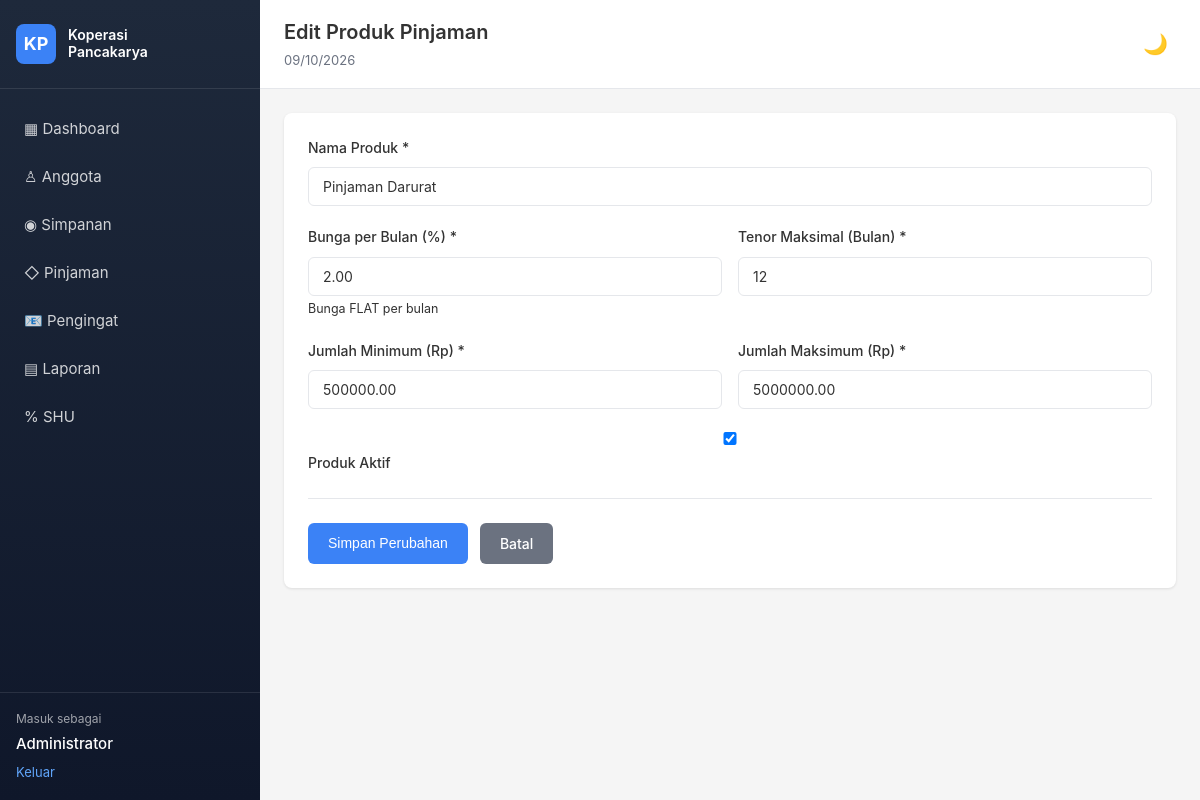
The app's page /pages/loan-products/form.php?id=3 (signed in) with its own data.
### tables this page shows
CREATE TABLE `loan_products` (
  `id` int(11) NOT NULL AUTO_INCREMENT,
  `name` varchar(100) NOT NULL,
  `interest_rate` decimal(5,2) NOT NULL COMMENT 'Bunga per bulan FLAT (%)',
  `max_tenor_months` int(11) NOT NULL,
  `min_amount` decimal(15,2) NOT NULL,
  `max_amount` decimal(15,2) NOT NULL,
  `is_active` tinyint(1) NOT NULL DEFAULT 1,
  `created_at` timestamp NOT NULL DEFAULT CURRENT_TIMESTAMP,
  `updated_at` timestamp NOT NULL DEFAULT CURRENT_TIMESTAMP ON UPDATE CURRENT_TIMESTAMP,
  PRIMARY KEY (`id`)
);

### config/database.php (called while the page is built, shortened)
<?php
function db(): mysqli
{
    static $db;
    if (!$db) {
        $db = new mysqli(DB_HOST, DB_USER, DB_PASS, DB_NAME);
        $db->set_charset('utf8mb4');
    }
    return $db;
}

### includes/functions.php (called while the page is built, shortened)
<?php
function e(mixed $value): string
{
    return htmlspecialchars((string) $value, ENT_QUOTES, 'UTF-8');
}
function url(string $path = ''): string
{
    return rtrim(APP_URL, '/') . '/' . ltrim($path, '/');
}

### pages/loan-products/form.php (the view, shortened to what this page needs)
<?php
require_once __DIR__ . '/../../config/database.php';
require_once __DIR__ . '/../../includes/functions.php';
$id = isset($_GET['id']) ? (int) $_GET['id'] : 0;
$is_edit = $id > 0;
if ($is_edit) {
    $stmt = db()->prepare('SELECT * FROM loan_products WHERE id = ?');
    $stmt->bind_param('i', $id);
    $stmt->execute();
    $product = $stmt->get_result()->fetch_assoc();
} else {
    $product = null;
    $title = 'Tambah Produk Pinjaman';
}
require __DIR__ . '/../../includes/header.php';
?>
<div class="card">
    <form method="post" class="form">
        <div class="form-group">
            <label for="name">Nama Produk *</label>
            <input type="text" id="name" name="name" value="<?= e($product['name'] ?? '') ?>" required>
        </div>
        <div class="form-row">
            <div class="form-group">
                <label for="interest_rate">Bunga per Bulan (%) *</label>
                <input type="number" id="interest_rate" name="interest_rate" step="0.01" min="0" value="<?= $product['interest_rate'] ?? '1.5' ?>" required>
                <small>Bunga FLAT per bulan</small>
            </div>
            <div class="form-group">
                <label for="max_tenor_months">Tenor Maksimal (Bulan) *</label>
                <input type="number" id="max_tenor_months" name="max_tenor_months" min="1" value="<?= $product['max_tenor_months'] ?? '12' ?>" required>
            </div>
        </div>
        <div class="form-row">
            <div class="form-group">
                <label for="min_amount">Jumlah Minimum (Rp) *</label>
                <input type="number" id="min_amount" name="min_amount" step="10000" min="0" value="<?= $product['min_amount'] ?? '1000000' ?>" required>
            </div>
            <div class="form-group">
                <label for="max_amount">Jumlah Maksimum (Rp) *</label>
                <input type="number" id="max_amount" name="max_amount" step="10000" min="0" value="<?= $product['max_amount'] ?? '20000000' ?>" required>
            </div>
        </div>
        <div class="form-group">
            <label>
                <input type="checkbox" name="is_active" value="1" <?= ($product['is_active'] ?? 1) ? 'checked' : '' ?>>
                Produk Aktif
            </label>
        </div>
        <div class="form-actions">
            <button type="submit" class="btn btn-primary"><?= $is_edit ? 'Simpan Perubahan' : 'Tambah Produk' ?></button>
            <a href="<?= url('pages/loan-products/index.php') ?>" class="btn btn-secondary">Batal</a>
        </div>
    </form>
</div>
<?php require __DIR__ . '/../../includes/footer.php'; ?>

### public/css/app.css (style rules this page uses)
:root { --page-bg: #f5f5f5; --surface: #ffffff; --surface-muted: #f9fafb; --border-color: #e5e7eb; --text-color: #333333; --muted-color: #6b7280; --sidebar-bg: #1e293b; --sidebar-bg-end: #0f172a; --primary: #3b82f6; --primary-hover: #2563eb; }
* { margin: 0; padding: 0; box-sizing: border-box; }
body { font: 15px/1.6 -apple-system, BlinkMacSystemFont, 'Segoe UI', Roboto, sans-serif; color: var(--text-color); background: var(--page-bg); }
a { color: var(--primary); text-decoration: none; }
.card { background: var(--surface); border-radius: 8px; box-shadow: 0 1px 3px rgba(0,0,0,0.1); padding: 1.5rem; margin-bottom: 1.5rem; }
.form-group { margin-bottom: 1.25rem; }
.form-group label { display: block; margin-bottom: 0.5rem; font-weight: 500; color: var(--text-color); font-size: 14px; }
.form-group input, .form-group select, .form-group textarea { width: 100%; padding: 0.625rem 0.875rem; border: 1px solid var(--border-color); border-radius: 6px; font-size: 14px; font-family: inherit; transition: border-color 0.2s; background: var(--surface); color: var(--text-color); }
.form-row { display: grid; grid-template-columns: repeat(auto-fit, minmax(200px, 1fr)); gap: 1rem; }
.form-actions { display: flex; gap: 0.75rem; margin-top: 1.5rem; padding-top: 1.5rem; border-top: 1px solid var(--border-color); }
.btn { display: inline-block; padding: 0.625rem 1.25rem; border-radius: 6px; font-size: 14px; font-weight: 500; text-decoration: none; border: none; cursor: pointer; transition: all 0.2s; line-height: 1.5; text-align: center; }
.btn-primary { background: var(--primary); color: #fff; }
.btn-secondary { background: #6b7280; color: #fff; }

### records on screen
loan_products: name "Pinjaman Darurat", interest_rate "2.00", max_tenor_months "12", min_amount "500000.00", max_amount "5000000.00", is_active "☑"

### other values on screen
current_user()['name'] "Administrator"
$title "Edit Produk Pinjaman"
